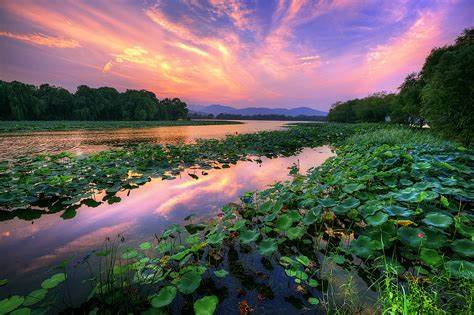
#> input picture example.jpg, 474 x 315 px
$ python test.py
#> lines starting #> are read from the running program, lines starting #| are printed output that depends on the picture
import cv2

# 读取图像
image = cv2.imread('example.jpg')  # 替换为你的图像路径
#> image is the input picture: shape (315, 474, 3); mean B, G, R 92.8, 95.7, 102.4

# 检查图像是否成功加载
if image is None:
    print("无法读取图像！")
else:
    # 显示图像
    cv2.imshow('Original Image', image)

    # 等待用户按下任意键
    cv2.waitKey(0)  # 0 表示无限等待，直到按键事件发生

    # 将图像转换为灰度图像
    gray_image = cv2.cvtColor(image, cv2.COLOR_BGR2GRAY)
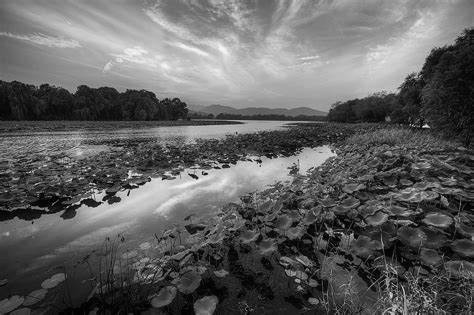
#> gray_image: shape (315, 474); min 0, max 248, mean 97.3

    # 显示灰度图像
    cv2.imshow('Gray Image', gray_image)

    # 等待用户按下任意键
    cv2.waitKey(0)

    # 保存灰度图像
    cv2.imwrite('gray_image.jpg', gray_image)  # 保存为灰度图像

    # 关闭所有 OpenCV 窗口
    cv2.destroyAllWindows()
